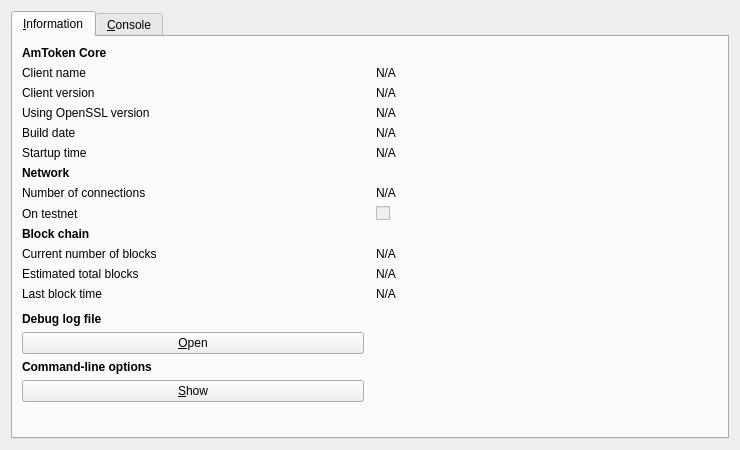
<?xml version="1.0" encoding="UTF-8"?>
<ui version="4.0">
 <class>RPCConsole</class>
 <widget class="QDialog" name="RPCConsole">
  <property name="geometry">
   <rect>
    <x>0</x>
    <y>0</y>
    <width>740</width>
    <height>450</height>
   </rect>
  </property>
  <property name="windowTitle">
   <string>AmToken - Debug window</string>
  </property>
  <layout class="QVBoxLayout" name="verticalLayout_2">
   <item>
    <widget class="QTabWidget" name="tabWidget">
     <property name="currentIndex">
      <number>0</number>
     </property>
     <widget class="QWidget" name="tab_info">
      <attribute name="title">
       <string>&amp;Information</string>
      </attribute>
      <layout class="QGridLayout" name="gridLayout" columnstretch="0,0">
       <property name="horizontalSpacing">
        <number>12</number>
       </property>
       <item row="14" column="0">
        <widget class="QLabel" name="labelDebugLogfile">
         <property name="font">
          <font>
           <weight>75</weight>
           <bold>true</bold>
          </font>
         </property>
         <property name="text">
          <string>Debug log file</string>
         </property>
        </widget>
       </item>
       <item row="5" column="0">
        <widget class="QLabel" name="label_13">
         <property name="text">
          <string>Startup time</string>
         </property>
        </widget>
       </item>
       <item row="6" column="0">
        <widget class="QLabel" name="label_11">
         <property name="font">
          <font>
           <weight>75</weight>
           <bold>true</bold>
          </font>
         </property>
         <property name="text">
          <string>Network</string>
         </property>
        </widget>
       </item>
       <item row="5" column="1">
        <widget class="QLabel" name="startupTime">
         <property name="cursor">
          <cursorShape>IBeamCursor</cursorShape>
         </property>
         <property name="text">
          <string>N/A</string>
         </property>
         <property name="textFormat">
          <enum>Qt::PlainText</enum>
         </property>
         <property name="textInteractionFlags">
          <set>Qt::LinksAccessibleByMouse|Qt::TextSelectableByKeyboard|Qt::TextSelectableByMouse</set>
         </property>
        </widget>
       </item>
       <item row="8" column="1">
        <widget class="QCheckBox" name="isTestNet">
         <property name="enabled">
          <bool>false</bool>
         </property>
         <property name="text">
          <string/>
         </property>
        </widget>
       </item>
       <item row="1" column="0">
        <widget class="QLabel" name="label_5">
         <property name="text">
          <string>Client name</string>
         </property>
        </widget>
       </item>
       <item row="10" column="1">
        <widget class="QLabel" name="numberOfBlocks">
         <property name="cursor">
          <cursorShape>IBeamCursor</cursorShape>
         </property>
         <property name="text">
          <string>N/A</string>
         </property>
         <property name="textFormat">
          <enum>Qt::PlainText</enum>
         </property>
         <property name="textInteractionFlags">
          <set>Qt::LinksAccessibleByMouse|Qt::TextSelectableByKeyboard|Qt::TextSelectableByMouse</set>
         </property>
        </widget>
       </item>
       <item row="4" column="0">
        <widget class="QLabel" name="label_12">
         <property name="text">
          <string>Build date</string>
         </property>
        </widget>
       </item>
       <item row="17" column="0">
        <widget class="QPushButton" name="showCLOptionsButton">
         <property name="toolTip">
          <string>Show the AmToken-Qt help message to get a list with possible AmToken command-line options.</string>
         </property>
         <property name="text">
          <string>&amp;Show</string>
         </property>
         <property name="autoDefault">
          <bool>false</bool>
         </property>
        </widget>
       </item>
       <item row="10" column="0">
        <widget class="QLabel" name="label_3">
         <property name="text">
          <string>Current number of blocks</string>
         </property>
        </widget>
       </item>
       <item row="12" column="1">
        <widget class="QLabel" name="lastBlockTime">
         <property name="cursor">
          <cursorShape>IBeamCursor</cursorShape>
         </property>
         <property name="text">
          <string>N/A</string>
         </property>
         <property name="textFormat">
          <enum>Qt::PlainText</enum>
         </property>
         <property name="textInteractionFlags">
          <set>Qt::LinksAccessibleByMouse|Qt::TextSelectableByKeyboard|Qt::TextSelectableByMouse</set>
         </property>
        </widget>
       </item>
       <item row="4" column="1">
        <widget class="QLabel" name="buildDate">
         <property name="cursor">
          <cursorShape>IBeamCursor</cursorShape>
         </property>
         <property name="text">
          <string>N/A</string>
         </property>
         <property name="textFormat">
          <enum>Qt::PlainText</enum>
         </property>
         <property name="textInteractionFlags">
          <set>Qt::LinksAccessibleByMouse|Qt::TextSelectableByKeyboard|Qt::TextSelectableByMouse</set>
         </property>
        </widget>
       </item>
       <item row="2" column="0">
        <widget class="QLabel" name="label_6">
         <property name="text">
          <string>Client version</string>
         </property>
        </widget>
       </item>
       <item row="8" column="0">
        <widget class="QLabel" name="label_8">
         <property name="text">
          <string>On testnet</string>
         </property>
        </widget>
       </item>
       <item row="2" column="1">
        <widget class="QLabel" name="clientVersion">
         <property name="cursor">
          <cursorShape>IBeamCursor</cursorShape>
         </property>
         <property name="text">
          <string>N/A</string>
         </property>
         <property name="textFormat">
          <enum>Qt::PlainText</enum>
         </property>
         <property name="textInteractionFlags">
          <set>Qt::LinksAccessibleByMouse|Qt::TextSelectableByKeyboard|Qt::TextSelectableByMouse</set>
         </property>
        </widget>
       </item>
       <item row="1" column="1">
        <widget class="QLabel" name="clientName">
         <property name="cursor">
          <cursorShape>IBeamCursor</cursorShape>
         </property>
         <property name="text">
          <string>N/A</string>
         </property>
         <property name="textFormat">
          <enum>Qt::PlainText</enum>
         </property>
         <property name="textInteractionFlags">
          <set>Qt::LinksAccessibleByMouse|Qt::TextSelectableByKeyboard|Qt::TextSelectableByMouse</set>
         </property>
        </widget>
       </item>
       <item row="12" column="0">
        <widget class="QLabel" name="label_2">
         <property name="text">
          <string>Last block time</string>
         </property>
        </widget>
       </item>
       <item row="18" column="0">
        <spacer name="verticalSpacer">
         <property name="orientation">
          <enum>Qt::Vertical</enum>
         </property>
         <property name="sizeHint" stdset="0">
          <size>
           <width>20</width>
           <height>40</height>
          </size>
         </property>
        </spacer>
       </item>
       <item row="7" column="0">
        <widget class="QLabel" name="label_7">
         <property name="text">
          <string>Number of connections</string>
         </property>
        </widget>
       </item>
       <item row="16" column="0">
        <widget class="QLabel" name="labelCLOptions">
         <property name="font">
          <font>
           <weight>75</weight>
           <bold>true</bold>
          </font>
         </property>
         <property name="text">
          <string>Command-line options</string>
         </property>
        </widget>
       </item>
       <item row="11" column="1">
        <widget class="QLabel" name="totalBlocks">
         <property name="cursor">
          <cursorShape>IBeamCursor</cursorShape>
         </property>
         <property name="text">
          <string>N/A</string>
         </property>
         <property name="textFormat">
          <enum>Qt::PlainText</enum>
         </property>
         <property name="textInteractionFlags">
          <set>Qt::LinksAccessibleByMouse|Qt::TextSelectableByKeyboard|Qt::TextSelectableByMouse</set>
         </property>
        </widget>
       </item>
       <item row="7" column="1">
        <widget class="QLabel" name="numberOfConnections">
         <property name="cursor">
          <cursorShape>IBeamCursor</cursorShape>
         </property>
         <property name="text">
          <string>N/A</string>
         </property>
         <property name="textFormat">
          <enum>Qt::PlainText</enum>
         </property>
         <property name="textInteractionFlags">
          <set>Qt::LinksAccessibleByMouse|Qt::TextSelectableByKeyboard|Qt::TextSelectableByMouse</set>
         </property>
        </widget>
       </item>
       <item row="3" column="1">
        <widget class="QLabel" name="openSSLVersion">
         <property name="cursor">
          <cursorShape>IBeamCursor</cursorShape>
         </property>
         <property name="text">
          <string>N/A</string>
         </property>
         <property name="textFormat">
          <enum>Qt::PlainText</enum>
         </property>
         <property name="textInteractionFlags">
          <set>Qt::LinksAccessibleByMouse|Qt::TextSelectableByKeyboard|Qt::TextSelectableByMouse</set>
         </property>
        </widget>
       </item>
       <item row="9" column="0">
        <widget class="QLabel" name="label_10">
         <property name="font">
          <font>
           <weight>75</weight>
           <bold>true</bold>
          </font>
         </property>
         <property name="text">
          <string>Block chain</string>
         </property>
        </widget>
       </item>
       <item row="0" column="0">
        <widget class="QLabel" name="label_9">
         <property name="font">
          <font>
           <weight>75</weight>
           <bold>true</bold>
          </font>
         </property>
         <property name="text">
          <string>AmToken Core</string>
         </property>
        </widget>
       </item>
       <item row="11" column="0">
        <widget class="QLabel" name="label_4">
         <property name="text">
          <string>Estimated total blocks</string>
         </property>
        </widget>
       </item>
       <item row="13" column="0">
        <spacer name="verticalSpacer_2">
         <property name="orientation">
          <enum>Qt::Vertical</enum>
         </property>
         <property name="sizeHint" stdset="0">
          <size>
           <width>20</width>
           <height>20</height>
          </size>
         </property>
        </spacer>
       </item>
       <item row="15" column="0">
        <widget class="QPushButton" name="openDebugLogfileButton">
         <property name="toolTip">
          <string>Open the AmToken debug log file from the current data directory. This can take a few seconds for large log files.</string>
         </property>
         <property name="text">
          <string>&amp;Open</string>
         </property>
         <property name="autoDefault">
          <bool>false</bool>
         </property>
        </widget>
       </item>
       <item row="3" column="0">
        <widget class="QLabel" name="label_14">
         <property name="text">
          <string>Using OpenSSL version</string>
         </property>
         <property name="indent">
          <number>-1</number>
         </property>
        </widget>
       </item>
      </layout>
     </widget>
     <widget class="QWidget" name="tab_console">
      <attribute name="title">
       <string>&amp;Console</string>
      </attribute>
      <layout class="QVBoxLayout" name="verticalLayout_3">
       <property name="spacing">
        <number>3</number>
       </property>
       <item>
        <widget class="QTextEdit" name="messagesWidget">
         <property name="minimumSize">
          <size>
           <width>0</width>
           <height>100</height>
          </size>
         </property>
         <property name="readOnly">
          <bool>true</bool>
         </property>
         <property name="tabKeyNavigation" stdset="0">
          <bool>false</bool>
         </property>
         <property name="columnCount" stdset="0">
          <number>2</number>
         </property>
        </widget>
       </item>
       <item>
        <layout class="QHBoxLayout" name="horizontalLayout">
         <property name="spacing">
          <number>3</number>
         </property>
         <item>
          <widget class="QLabel" name="label">
           <property name="text">
            <string notr="true">&gt;</string>
           </property>
          </widget>
         </item>
         <item>
          <widget class="QLineEdit" name="lineEdit"/>
         </item>
         <item>
          <widget class="QPushButton" name="clearButton">
           <property name="maximumSize">
            <size>
             <width>24</width>
             <height>24</height>
            </size>
           </property>
           <property name="toolTip">
            <string>Clear console</string>
           </property>
           <property name="text">
            <string/>
           </property>
           <property name="icon">
            <iconset resource="../bitcoin.qrc">
             <normaloff>:/icons/remove</normaloff>:/icons/remove</iconset>
           </property>
           <property name="shortcut">
            <string notr="true">Ctrl+L</string>
           </property>
           <property name="autoDefault">
            <bool>false</bool>
           </property>
          </widget>
         </item>
        </layout>
       </item>
      </layout>
     </widget>
    </widget>
   </item>
  </layout>
 </widget>
 <resources>
  <include location="../bitcoin.qrc"/>
 </resources>
 <connections/>
</ui>
